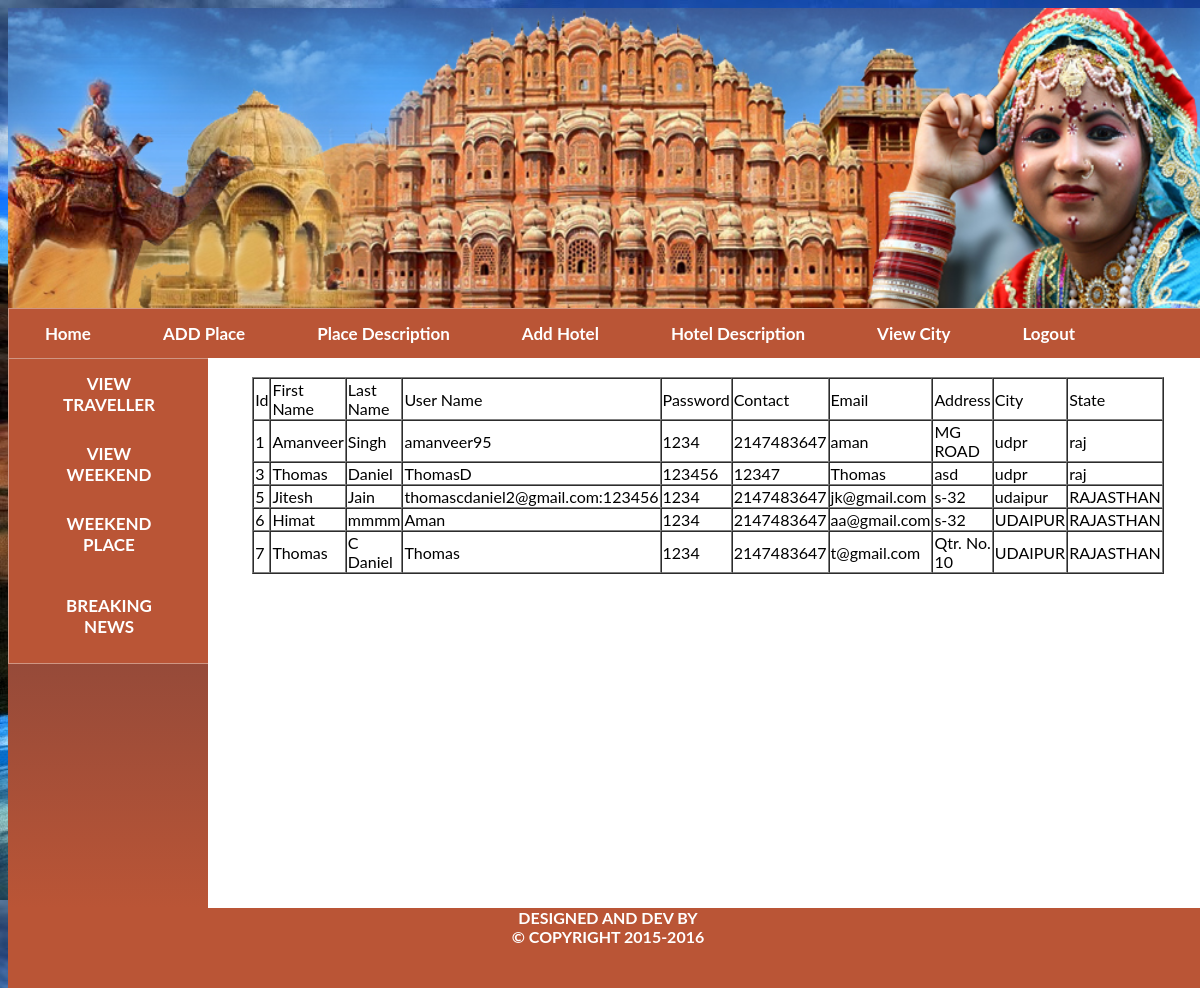
Page /tourism/admin/view_traveler.php on the committed database.
### tables this page shows
CREATE TABLE IF NOT EXISTS `traveler` (
  `id` int(11) NOT NULL AUTO_INCREMENT,
  `first_name` varchar(200) NOT NULL,
  `last_name` varchar(200) NOT NULL,
  `user_name` varchar(200) NOT NULL,
  `password` varchar(200) NOT NULL,
  `contact` int(10) NOT NULL,
  `email` varchar(200) NOT NULL,
  `address` varchar(200) NOT NULL,
  `city` varchar(200) NOT NULL,
  `state` varchar(200) NOT NULL,
  PRIMARY KEY (`id`)
);

### tourism/admin/view_traveler.php (the view, shortened to what this page needs)
<?php
	include('head.php');
	$sql="select * from traveler";
	$r=mysql_query($sql);
	echo "<br>";
	echo "<table border='1' width='70%' align='center' cellspacing='0'>";
	echo "<tr>
			<td>Id</td>
			<td>First Name</td>
			<td>Last Name</td>
			<td>User Name</td>
			<td>Password</td>
			<td>Contact</td>
			<td>Email</td>
			<td>Address</td>
			<td>City</td>
			<td>State</td>
		</tr>";
	while($row=mysql_Fetch_Array($r))
	{
	echo "<tr><td>",$row[0],"</td>";
	echo "<td>",$row[1],"</td>";
	echo "<td>",$row[2],"</td>";
	echo "<td>",$row[3],"</td>";
	echo "<td>",$row[4],"</td>";
	echo "<td>",$row[5],"</td>";
	echo "<td>",$row[6],"</td>";
	echo "<td>",$row[7],"</td>";
	echo "<td>",$row[8],"</td>";
	echo "<td>",$row[9],"</td>";
	}
	echo "</table>";
?>
<?php
	include('footer.php');
?>

### tourism/admin/css/style.css (style rules this page uses)
body { background:url(../images/100.jpg); }

### tourism/admin/head.php (style rules this page uses)
body { font-family: "Lato", sans-serif; }

### rows in the picture
traveler: id "1", first_name "Amanveer", last_name "Singh", user_name "amanveer95", password "1234", contact "2147483647", email "aman", address "MG ROAD", city "udpr", state "raj"
traveler: id "3", first_name "Thomas", last_name "Daniel", user_name "ThomasD", password "123456", contact "12347", email "Thomas", address "asd", city "udpr", state "raj"
traveler: id "5", first_name "Jitesh", last_name "Jain", user_name "thomascdaniel2@gmail.com:123456", password "1234", contact "2147483647", email "jk@gmail.com", address "s-32", city "udaipur", state "RAJASTHAN"
traveler: id "6", first_name "Himat", last_name "mmmm", user_name "Aman", password "1234", contact "2147483647", email "aa@gmail.com", address "s-32", city "UDAIPUR", state "RAJASTHAN"
traveler: id "7", first_name "Thomas", last_name "C Daniel", user_name "Thomas", password "1234", contact "2147483647", email "t@gmail.com", address "Qtr. No. 10", city "UDAIPUR", state "RAJASTHAN"
